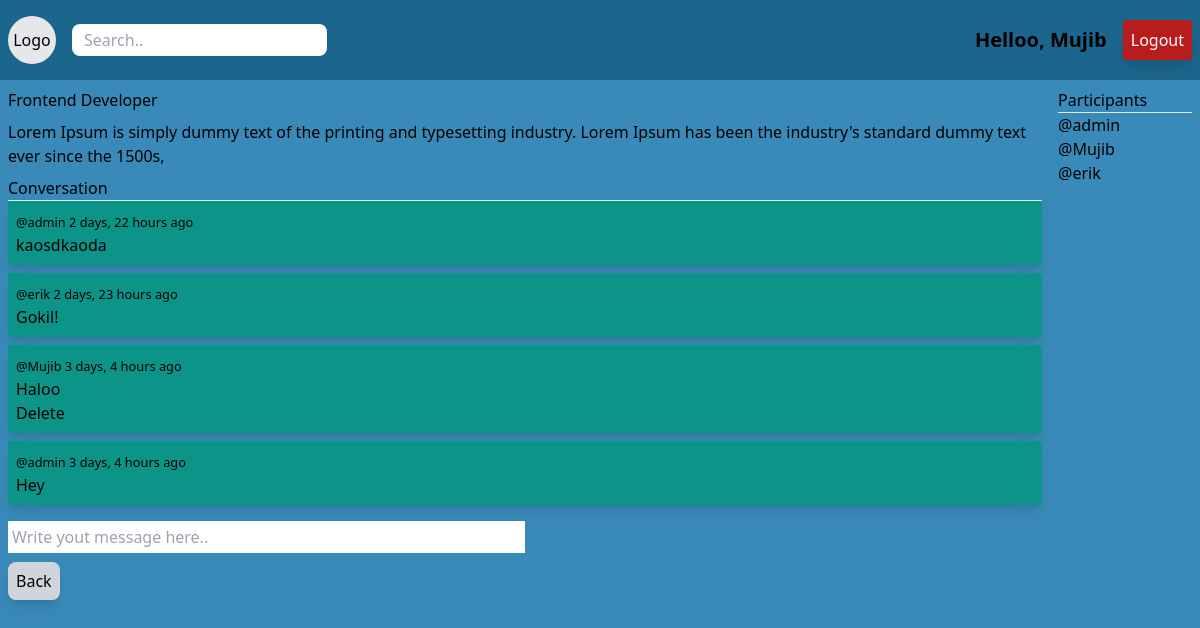
/room/1/ (signed in), run on the app's committed database.
### base/models.py (models this page shows, shortened)
class Room(models.Model):
    host = models.ForeignKey(User, on_delete=models.SET_NULL, null=True)
    topic = models.ForeignKey(Topic, on_delete=models.SET_NULL, null=True)
    name = models.CharField(max_length=200)
    description = models.TextField(null=True, blank=True)
    participants = models.ManyToManyField(User, related_name='participants', blank=True)
    updated = models.DateTimeField(auto_now=True)
    created = models.DateTimeField(auto_now_add=True)

class Message(models.Model):
    user = models.ForeignKey(User, on_delete=models.CASCADE)
    room = models.ForeignKey(Room, on_delete=models.CASCADE)
    body = models.TextField()
    updated = models.DateTimeField(auto_now=True)
    created = models.DateTimeField(auto_now_add=True)

### base/views.py (the view, shortened to what this page needs)
# urls.py: path('room/<str:pk>/', views.room, name='room'),
def room(request, pk):
    room = Room.objects.get(id=pk)
    room_messages = room.message_set.all().order_by('-created')
    participants = room.participants.all()
    context = {'room': room, 'room_messages': room_messages, 'participants': participants}
    return render(request, 'base/room.html', context)

### base/templates/base/room.html (shortened to what this page needs)
{% extends 'main.html' %} {% block content %}
<div class="grid grid-cols-8 gap-4">
  <div class="col-span-7">
    <div class="mb-2">{{room.name}}</div>
    <div class="mb-2">
      <p>{{room.description}}</p>
    </div>
    <div class="mb-4">
      <p>Conversation</p>
      {% for message in room_messages %}
      <div class="mb-2 bg-teal-600 rounded-sm shadow-lg p-2">
        <small>@{{message.user}} {{message.created|timesince}} ago</small>
        <p>{{message.body}}</p>
        {% if request.user == message.user %}
        <a href="{% url 'delete_message' message.id %}">Delete</a>
        {% endif %}
      </div>
      {% endfor %}
    </div>
    {% if request.user.is_authenticated %}
    <div class="mb-4">
      <form action="" method="POST">
        <input
          type="text"
          name="body"
          class="w-1/2 p-1"
          placeholder="Write yout message here.."
        />
      </form>
    </div>
    {% endif %}
    <div>
      <a href="/" class="bg-gray-300 p-2 shadow-lg hover:bg-gray-400 rounded-lg"
        >Back</a
      >
    </div>
  </div>
  <div>
    <p>Participants</p>
    <hr>
    {% for user in participants %}
    <div>
      <p>@{{user.username}}</p>
    </div>
    {% endfor %}
  </div>
</div>
{% endblock %}

### templates/navbar.html
<div
  class="w-full h-20 bg-[#1C658C] flex flex-row items-center justify-between p-2"
>
  <div class="flex justify-center items-center">
    <a href="{% url 'home' %}">
      <h1 class="bg-gray-200 w-12 h-12 p-2 rounded-full mr-4 flex justify-center items-center"><p>Logo</p></h1>
    </a>
    <form method="GET" action="{% url 'home' %}">
      <input class="p-1 rounded-lg px-3" type="text" name="q" placeholder="Search.." />
    </form>
  </div>
  {% if request.user.is_authenticated %}
  <div class="flex justify-center items-center">
    <p class="mx-4 font-semibold text-xl">Helloo, {{request.user}}</p>
    <a class="text-white bg-red-700 p-2 shadow-lg rounded" href="{% url 'logout' %}"
      >Logout</a
    >
  </div>
  {% else %}
  <div>
    <a class="text-green-800 bg-white p-2 shadow-lg" href="{% url 'login' %}"
      >Login</a
    >
  </div>
  {% endif %}
</div>

### data on the page
Room: name "Frontend Developer", description "Lorem Ipsum is simply dummy text of the printing and typesetting industry. Lorem Ipsum has been the industry's standard dummy text ever since the 1500s,"
Message: user "admin", created "2 days, 22 hours", body "kaosdkaoda"
Message: user "erik", created "2 days, 23 hours", body "Gokil!"
Message: user "Mujib", created "3 days, 4 hours", body "Haloo", shows "Delete"
Message: user "admin", created "3 days, 4 hours", body "Hey"

### other printed values
{{ request.user }} "Mujib"
{{ user.username }} "admin"
{{ user.username }} "Mujib"
{{ user.username }} "erik"
